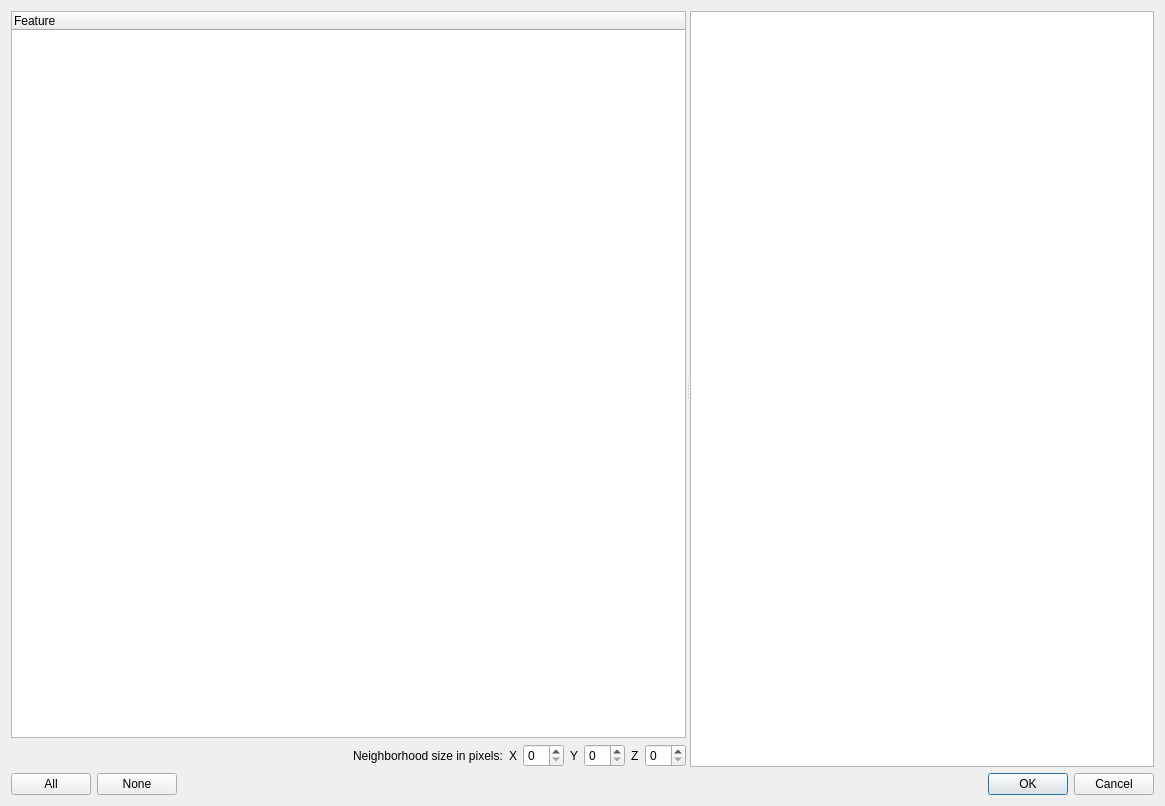
<?xml version="1.0" encoding="UTF-8"?>
<ui version="4.0">
 <class>ObjectFeatureSelectionDlg</class>
 <widget class="QDialog" name="ObjectFeatureSelectionDlg">
  <property name="geometry">
   <rect>
    <x>0</x>
    <y>0</y>
    <width>1165</width>
    <height>806</height>
   </rect>
  </property>
  <property name="windowTitle">
   <string>Object feature selection</string>
  </property>
  <layout class="QVBoxLayout" name="verticalLayout_2">
   <item>
    <widget class="QSplitter" name="splitter">
     <property name="sizePolicy">
      <sizepolicy hsizetype="Expanding" vsizetype="Expanding">
       <horstretch>0</horstretch>
       <verstretch>0</verstretch>
      </sizepolicy>
     </property>
     <property name="orientation">
      <enum>Qt::Horizontal</enum>
     </property>
     <widget class="QWidget" name="layoutWidget">
      <layout class="QVBoxLayout" name="verticalLayout">
       <item>
        <widget class="QTreeWidget" name="treeWidget">
         <property name="sizePolicy">
          <sizepolicy hsizetype="Expanding" vsizetype="Expanding">
           <horstretch>0</horstretch>
           <verstretch>0</verstretch>
          </sizepolicy>
         </property>
         <property name="columnCount">
          <number>1</number>
         </property>
         <column>
          <property name="text">
           <string notr="true">Feature</string>
          </property>
         </column>
        </widget>
       </item>
       <item>
        <layout class="QHBoxLayout" name="horizontalLayout">
         <item>
          <spacer name="horizontalSpacer">
           <property name="orientation">
            <enum>Qt::Horizontal</enum>
           </property>
           <property name="sizeHint" stdset="0">
            <size>
             <width>40</width>
             <height>20</height>
            </size>
           </property>
          </spacer>
         </item>
         <item>
          <widget class="QLabel" name="marginLabel">
           <property name="text">
            <string>Neighborhood size in pixels:</string>
           </property>
          </widget>
         </item>
         <item>
          <widget class="QLabel" name="label">
           <property name="text">
            <string>X</string>
           </property>
          </widget>
         </item>
         <item>
          <widget class="QSpinBox" name="spinBox_X"/>
         </item>
         <item>
          <widget class="QLabel" name="label_2">
           <property name="text">
            <string>Y</string>
           </property>
          </widget>
         </item>
         <item>
          <widget class="QSpinBox" name="spinBox_Y"/>
         </item>
         <item>
          <widget class="QLabel" name="label_z">
           <property name="text">
            <string>Z</string>
           </property>
          </widget>
         </item>
         <item>
          <widget class="QSpinBox" name="spinBox_Z"/>
         </item>
        </layout>
       </item>
      </layout>
     </widget>
     <widget class="QTextBrowser" name="textBrowser">
      <property name="documentTitle">
       <string>Feature description</string>
      </property>
     </widget>
    </widget>
   </item>
   <item>
    <layout class="QHBoxLayout" name="horizontalLayout_2">
     <item>
      <widget class="QPushButton" name="allButton">
       <property name="text">
        <string>All</string>
       </property>
      </widget>
     </item>
     <item>
      <widget class="QPushButton" name="noneButton">
       <property name="text">
        <string>None</string>
       </property>
      </widget>
     </item>
     <item>
      <spacer name="horizontalSpacer_2">
       <property name="orientation">
        <enum>Qt::Horizontal</enum>
       </property>
       <property name="sizeHint" stdset="0">
        <size>
         <width>40</width>
         <height>20</height>
        </size>
       </property>
      </spacer>
     </item>
     <item>
      <widget class="QDialogButtonBox" name="buttonBox">
       <property name="standardButtons">
        <set>QDialogButtonBox::Cancel|QDialogButtonBox::Ok</set>
       </property>
      </widget>
     </item>
    </layout>
   </item>
  </layout>
 </widget>
 <resources/>
 <connections/>
</ui>
